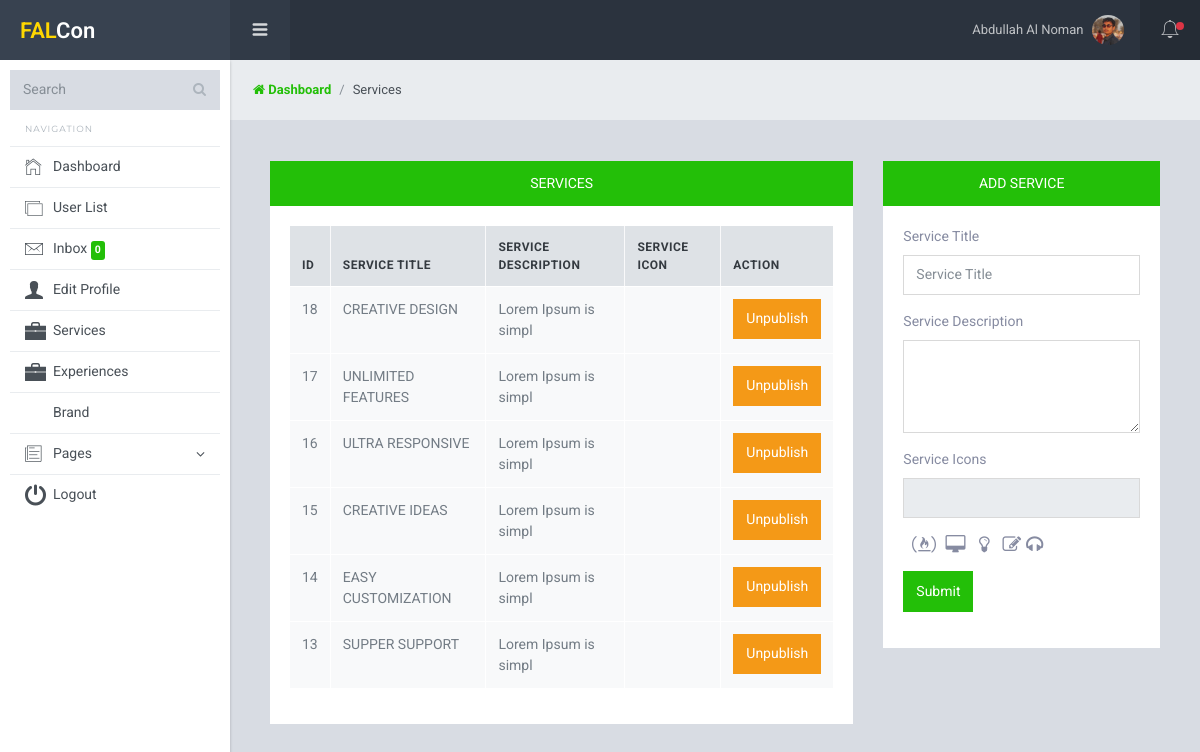
/service.php (signed in), run on the app's committed database.
### tables this page shows
CREATE TABLE `services` (
  `id` int(10) NOT NULL,
  `service_title` varchar(100) NOT NULL,
  `service_desc` text NOT NULL,
  `service_icon` varchar(100) NOT NULL,
  `services_status` int(1) NOT NULL DEFAULT 1 COMMENT '1=Unpublished, 2=published'
);

### includes/functions.php (called while the page is built, shortened)
<?php
function db(){
return $db_connect = mysqli_connect(HOSTNAME, USERNAME, PASSWORD, DATABASE);
}
function falcon_all($table_name){
    $select_message_query = "SELECT * FROM $table_name ORDER BY id DESC";
 return $data_from_db = mysqli_query(db(), $select_message_query);
}

### service.php (the view, shortened to what this page needs)
<?php
require_once("includes/functions.php");
require_once("includes/header.php");
require_once("includes/navber.php");
?>
    <div class="sl-mainpanel">
    <nav class="breadcrumb sl-breadcrumb">
    <a href="dashboard.php" class="breadcrumb-item text-success"><strong><i class="fa fa-home"></i> Dashboard</strong></a>
        <span class="breadcrumb-item active">Services</span>
    </nav>
      <div class="sl-pagebody">
        <div class="container mt-3">
            <div class="row">
                <div class="col-md-8">
                    <div class="card">
                        <div class="card-header bg-success text-white text-uppercase text-center">
                        Services
                        </div>
                        <div class="card-body">
                            <table class="table table-bordered">
                                <thead>
                                    <tr>
                                        <th>ID</th>
                                        <th>Service Title</th>
                                        <th>Service Description</th>
                                        <th>Service icon</th>
                                        <th>Action</th>
                                    </tr>
                                </thead>
                                <tbody>
                                    <?php
                                    foreach(falcon_all("Services") as $service):?>
                                    <tr class="<?php
                                    if($service['services_status']==2):?>
                                        bg-light
                                    <?php endif;?>
                                    ">
                                        <td><?php echo $service['id']; ?></td>
                                        <td><?php echo $service['service_title'];?></td>
                                        <td><?=substr($service['service_desc'],0,20); ?></td>
                                        <td><i class="<?php echo $service['service_icon']; ?>"></i></td>
                                        <td>
                                        <?php if($service['services_status']==1):?>
                                            <a href="service_action.php?services_status=<?=$service['services_status']?>&service_id=<?=$service['id']?>" class="btn btn-success">publish</a>
                                        <?php else:?>
                                            <a href="service_action.php?services_status=<?=$service['services_status']?>&service_id=<?=$service['id']?>" class="btn btn-warning">Unpublish</a>
                                        <?php endif;?>
                                        </td>
                                    </tr>
                                    <?php endforeach;?>
                                </tbody>
                            </table>
                        </div>
                    </div>
                </div>
                <div class="col-md-4">
                    <div class="card">
                        <div class="card-header bg-success text-white text-uppercase text-center">
                        Add Service
                        </div>
                        <div class="card-body">
                            <table class="table table-light table-bordered">
                                <form method="POST" action="service_post.php">
                                    <div class="form-group">
                                        <label>Service Title</label>
                                        <input name="service_title" type="text" class="form-control" placeholder="Service Title">
                                    </div>
                                    <div class="form-group">
                                        <label>Service Description</label>
                                        <textarea name="service_desc" class="form-control" id="" cols="30" rows="4"></textarea>
                                    </div>
                                    <div class="form-group">
                                        <label>Service Icons</label>
                                        <input type="text" class="form-control" name="service_icon" id="service_iput_icon" readonly>
                                    </div>
                                    <div class="form-group">
                                        <span id="fa fa-home" class="service_icon fal fa-home fa-lg wd-20"></span>
                                        <span id="fab fa-free-code-camp" class="service_icon fa fa-free-code-camp fa-lg wd-30"></span>
                                        <span id="fa fa-desktop" class="service_icon fa fa-desktop fa-lg wd-30"></span>
                                        <span id="fa fa-lightbulb-o" class="service_icon fa fa-lightbulb-o fa-lg wd-20"></span>
                                        <span id="fa fa-edit" class="service_icon fa fa-edit fa-lg wd-20"></span></a>
                                        <span id="fa fa-headphones" class="service_icon fa fa-headphones fa-lg wd-20"></span>
                                    </div>
                                    <button type="submit" class="btn btn-success">Submit</button>
                                </form>
                            </table>
                        </div>
                    </div>
                </div>
            </div>
        </div>
      </div>
    </div>
<?php
require_once("includes/footer.php");
?>

### data on the page
services: id "18", service_title "CREATIVE DESIGN", service_desc "Lorem Ipsum is simpl"
services: id "17", service_title "UNLIMITED FEATURES", service_desc "Lorem Ipsum is simpl"
services: id "16", service_title "ULTRA RESPONSIVE", service_desc "Lorem Ipsum is simpl"
services: id "15", service_title "CREATIVE IDEAS", service_desc "Lorem Ipsum is simpl"
services: id "14", service_title "EASY CUSTOMIZATION", service_desc "Lorem Ipsum is simpl"
services: id "13", service_title "SUPPER SUPPORT", service_desc "Lorem Ipsum is simpl"

### other printed values
falcon_inbox_count() "0"
$_SESSION['login_user_name'] "Abdullah Al Noman"
